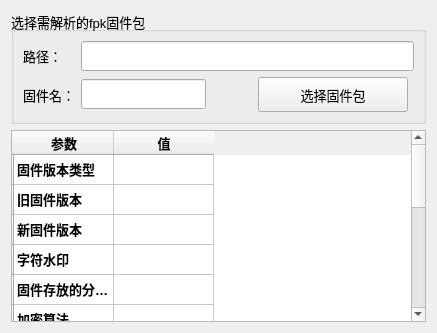
     <widget class="QWidget" name="tabPackageParser">
      <attribute name="title">
       <string>固件包解析</string>
      </attribute>
      <layout class="QGridLayout" name="gridLayout_24">
       <item row="0" column="0">
        <widget class="QGroupBox" name="groupBox_6">
         <property name="minimumSize">
          <size>
           <width>0</width>
           <height>112</height>
          </size>
         </property>
         <property name="font">
          <font>
           <pointsize>10</pointsize>
           <bold>false</bold>
          </font>
         </property>
         <property name="title">
          <string>选择需解析的fpk固件包</string>
         </property>
         <layout class="QGridLayout" name="gridLayout_11">
          <item row="0" column="0">
           <layout class="QGridLayout" name="gridLayout_12">
            <item row="1" column="0">
             <widget class="QLabel" name="label_5">
              <property name="font">
               <font>
                <pointsize>10</pointsize>
                <bold>false</bold>
               </font>
              </property>
              <property name="text">
               <string>固件名：</string>
              </property>
             </widget>
            </item>
            <item row="0" column="1" colspan="4">
             <widget class="QLineEdit" name="leOpenPkgPath">
              <property name="minimumSize">
               <size>
                <width>0</width>
                <height>30</height>
               </size>
              </property>
              <property name="font">
               <font>
                <pointsize>10</pointsize>
                <bold>false</bold>
               </font>
              </property>
              <property name="text">
               <string/>
              </property>
             </widget>
            </item>
            <item row="1" column="3">
             <widget class="QPushButton" name="pbChoosePkg">
              <property name="minimumSize">
               <size>
                <width>150</width>
                <height>35</height>
               </size>
              </property>
              <property name="font">
               <font>
                <pointsize>10</pointsize>
                <bold>false</bold>
               </font>
              </property>
              <property name="text">
               <string>选择固件包</string>
              </property>
             </widget>
            </item>
            <item row="1" column="1">
             <widget class="QLineEdit" name="leOpenPkgName">
              <property name="minimumSize">
               <size>
                <width>0</width>
                <height>30</height>
               </size>
              </property>
              <property name="font">
               <font>
                <pointsize>10</pointsize>
                <bold>true</bold>
               </font>
              </property>
              <property name="text">
               <string/>
              </property>
              <property name="readOnly">
               <bool>true</bool>
              </property>
             </widget>
            </item>
            <item row="1" column="2">
             <spacer name="horizontalSpacer_3">
              <property name="orientation">
               <enum>Qt::Horizontal</enum>
              </property>
              <property name="sizeType">
               <enum>QSizePolicy::Maximum</enum>
              </property>
              <property name="sizeHint" stdset="0">
               <size>
                <width>40</width>
                <height>20</height>
               </size>
              </property>
             </spacer>
            </item>
            <item row="0" column="0">
             <widget class="QLabel" name="label_8">
              <property name="font">
               <font>
                <pointsize>10</pointsize>
                <bold>false</bold>
               </font>
              </property>
              <property name="text">
               <string>路径：</string>
              </property>
             </widget>
            </item>
           </layout>
          </item>
         </layout>
        </widget>
       </item>
       <item row="1" column="0">
        <widget class="QTableWidget" name="twFirmwareInfo">
         <property name="font">
          <font>
           <pointsize>10</pointsize>
           <bold>false</bold>
          </font>
         </property>
         <property name="contextMenuPolicy">
          <enum>Qt::DefaultContextMenu</enum>
         </property>
         <row>
          <property name="text">
           <string/>
          </property>
         </row>
         <row>
          <property name="text">
           <string/>
          </property>
         </row>
         <row>
          <property name="text">
           <string/>
          </property>
         </row>
         <row>
          <property name="text">
           <string/>
          </property>
         </row>
         <row>
          <property name="text">
           <string/>
          </property>
         </row>
         <row>
          <property name="text">
           <string/>
          </property>
         </row>
         <row>
          <property name="text">
           <string/>
          </property>
         </row>
         <row>
          <property name="text">
           <string/>
          </property>
         </row>
         <row>
          <property name="text">
           <string/>
          </property>
         </row>
         <row>
          <property name="text">
           <string/>
          </property>
         </row>
         <row>
          <property name="text">
           <string/>
          </property>
         </row>
         <row>
          <property name="text">
           <string/>
          </property>
         </row>
         <row>
          <property name="text">
           <string/>
          </property>
         </row>
         <column>
          <property name="text">
           <string>参数</string>
          </property>
          <property name="font">
           <font>
            <pointsize>10</pointsize>
            <bold>true</bold>
           </font>
          </property>
         </column>
         <column>
          <property name="text">
           <string>值</string>
          </property>
          <property name="font">
           <font>
            <pointsize>10</pointsize>
            <bold>true</bold>
           </font>
          </property>
         </column>
         <item row="0" column="0">
          <property name="text">
           <string>固件版本类型</string>
          </property>
          <property name="font">
           <font>
            <bold>true</bold>
           </font>
          </property>
          <property name="flags">
           <set>ItemIsSelectable|ItemIsDropEnabled|ItemIsUserCheckable|ItemIsEnabled</set>
          </property>
         </item>
         <item row="0" column="1">
          <property name="text">
           <string/>
          </property>
          <property name="flags">
           <set>ItemIsSelectable|ItemIsDropEnabled|ItemIsUserCheckable|ItemIsEnabled</set>
          </property>
         </item>
         <item row="1" column="0">
          <property name="text">
           <string>旧固件版本</string>
          </property>
          <property name="font">
           <font>
            <bold>true</bold>
           </font>
          </property>
          <property name="flags">
           <set>ItemIsSelectable|ItemIsDropEnabled|ItemIsUserCheckable|ItemIsEnabled</set>
          </property>
         </item>
         <item row="1" column="1">
          <property name="text">
           <string/>
          </property>
          <property name="flags">
           <set>ItemIsSelectable|ItemIsDropEnabled|ItemIsUserCheckable|ItemIsEnabled</set>
          </property>
         </item>
         <item row="2" column="0">
          <property name="text">
           <string>新固件版本</string>
          </property>
          <property name="font">
           <font>
            <bold>true</bold>
           </font>
          </property>
          <property name="flags">
           <set>ItemIsSelectable|ItemIsDropEnabled|ItemIsUserCheckable|ItemIsEnabled</set>
          </property>
         </item>
         <item row="3" column="0">
          <property name="text">
           <string>字符水印</string>
          </property>
          <property name="font">
           <font>
            <bold>true</bold>
           </font>
          </property>
          <property name="flags">
           <set>ItemIsSelectable|ItemIsDropEnabled|ItemIsUserCheckable|ItemIsEnabled</set>
          </property>
         </item>
         <item row="3" column="1">
          <property name="text">
           <string/>
          </property>
          <property name="flags">
           <set>ItemIsSelectable|ItemIsDropEnabled|ItemIsUserCheckable|ItemIsEnabled</set>
          </property>
         </item>
         <item row="4" column="0">
          <property name="text">
           <string>固件存放的分区名</string>
          </property>
          <property name="font">
           <font>
            <bold>true</bold>
           </font>
          </property>
          <property name="flags">
           <set>ItemIsSelectable|ItemIsDropEnabled|ItemIsUserCheckable|ItemIsEnabled</set>
          </property>
         </item>
         <item row="4" column="1">
          <property name="text">
           <string/>
          </property>
          <property name="flags">
           <set>ItemIsSelectable|ItemIsDropEnabled|ItemIsUserCheckable|ItemIsEnabled</set>
          </property>
         </item>
         <item row="5" column="0">
          <property name="text">
           <string>加密算法</string>
          </property>
          <property name="font">
           <font>
            <bold>true</bold>
           </font>
          </property>
          <property name="flags">
           <set>ItemIsSelectable|ItemIsDropEnabled|ItemIsUserCheckable|ItemIsEnabled</set>
          </property>
         </item>
         <item row="5" column="1">
          <property name="text">
           <string/>
          </property>
          <property name="flags">
           <set>ItemIsSelectable|ItemIsDropEnabled|ItemIsUserCheckable|ItemIsEnabled</set>
          </property>
         </item>
         <item row="6" column="0">
          <property name="text">
           <string>源固件大小</string>
          </property>
          <property name="font">
           <font>
            <bold>true</bold>
           </font>
          </property>
          <property name="flags">
           <set>ItemIsSelectable|ItemIsDropEnabled|ItemIsUserCheckable|ItemIsEnabled</set>
          </property>
         </item>
         <item row="6" column="1">
          <property name="text">
           <string/>
          </property>
          <property name="flags">
           <set>ItemIsSelectable|ItemIsDropEnabled|ItemIsUserCheckable|ItemIsEnabled</set>
          </property>
         </item>
         <item row="7" column="0">
          <property name="text">
           <string>打包后固件大小</string>
          </property>
          <property name="font">
           <font>
            <bold>true</bold>
           </font>
          </property>
          <property name="flags">
           <set>ItemIsSelectable|ItemIsDropEnabled|ItemIsUserCheckable|ItemIsEnabled</set>
          </property>
         </item>
         <item row="7" column="1">
          <property name="text">
           <string/>
          </property>
          <property name="flags">
           <set>ItemIsSelectable|ItemIsDropEnabled|ItemIsUserCheckable|ItemIsEnabled</set>
          </property>
         </item>
         <item row="8" column="0">
          <property name="text">
           <string>文件大小（含表头）</string>
          </property>
          <property name="font">
           <font>
            <bold>true</bold>
           </font>
          </property>
          <property name="flags">
           <set>ItemIsSelectable|ItemIsDropEnabled|ItemIsUserCheckable|ItemIsEnabled</set>
          </property>
         </item>
         <item row="8" column="1">
          <property name="text">
           <string/>
          </property>
          <property name="flags">
           <set>ItemIsSelectable|ItemIsDropEnabled|ItemIsUserCheckable|ItemIsEnabled</set>
          </property>
         </item>
         <item row="9" column="0">
          <property name="text">
           <string>固件打包时间</string>
          </property>
          <property name="font">
           <font>
            <bold>true</bold>
           </font>
          </property>
         </item>
         <item row="10" column="0">
          <property name="text">
           <string>源固件的CRC32</string>
          </property>
          <property name="font">
           <font>
            <bold>true</bold>
           </font>
          </property>
          <property name="flags">
           <set>ItemIsSelectable|ItemIsDropEnabled|ItemIsUserCheckable|ItemIsEnabled</set>
          </property>
         </item>
         <item row="10" column="1">
          <property name="text">
           <string/>
          </property>
          <property name="flags">
           <set>ItemIsSelectable|ItemIsDropEnabled|ItemIsUserCheckable|ItemIsEnabled</set>
          </property>
         </item>
         <item row="11" column="0">
          <property name="text">
           <string>打包后的CRC32</string>
          </property>
          <property name="font">
           <font>
            <bold>true</bold>
           </font>
          </property>
          <property name="flags">
           <set>ItemIsSelectable|ItemIsDropEnabled|ItemIsUserCheckable|ItemIsEnabled</set>
          </property>
         </item>
         <item row="11" column="1">
          <property name="text">
           <string/>
          </property>
          <property name="flags">
           <set>ItemIsSelectable|ItemIsDropEnabled|ItemIsUserCheckable|ItemIsEnabled</set>
          </property>
         </item>
         <item row="12" column="0">
          <property name="text">
           <string>表头的CRC32</string>
          </property>
          <property name="font">
           <font>
            <bold>true</bold>
           </font>
          </property>
          <property name="flags">
           <set>ItemIsSelectable|ItemIsDropEnabled|ItemIsUserCheckable|ItemIsEnabled</set>
          </property>
         </item>
         <item row="12" column="1">
          <property name="text">
           <string/>
          </property>
          <property name="flags">
           <set>ItemIsSelectable|ItemIsDropEnabled|ItemIsUserCheckable|ItemIsEnabled</set>
          </property>
         </item>
        </widget>
       </item>
      </layout>
     </widget>
